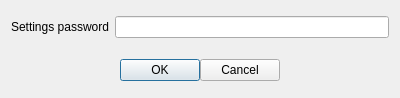
<?xml version="1.0" encoding="UTF-8"?>
<ui version="4.0">
 <class>dlgSettingsPassword</class>
 <widget class="QDialog" name="dlgSettingsPassword">
  <property name="geometry">
   <rect>
    <x>0</x>
    <y>0</y>
    <width>400</width>
    <height>98</height>
   </rect>
  </property>
  <property name="windowTitle">
   <string>Settings password</string>
  </property>
  <layout class="QGridLayout" name="gridLayout_2">
   <item row="0" column="0">
    <layout class="QGridLayout" name="gridLayout">
     <property name="verticalSpacing">
      <number>21</number>
     </property>
     <item row="0" column="1">
      <widget class="QLineEdit" name="lnSettingsPassword">
       <property name="echoMode">
        <enum>QLineEdit::Password</enum>
       </property>
      </widget>
     </item>
     <item row="0" column="0">
      <widget class="QLabel" name="label">
       <property name="text">
        <string>Settings password</string>
       </property>
      </widget>
     </item>
     <item row="1" column="0" colspan="2">
      <layout class="QHBoxLayout" name="horizontalLayout">
       <item>
        <spacer name="horizontalSpacer">
         <property name="orientation">
          <enum>Qt::Horizontal</enum>
         </property>
         <property name="sizeHint" stdset="0">
          <size>
           <width>40</width>
           <height>20</height>
          </size>
         </property>
        </spacer>
       </item>
       <item>
        <widget class="QPushButton" name="btnOk">
         <property name="text">
          <string>OK</string>
         </property>
         <property name="icon">
          <iconset>
           <normaloff>:/res/ok.png</normaloff>:/res/ok.png</iconset>
         </property>
        </widget>
       </item>
       <item>
        <widget class="QPushButton" name="btnCancel">
         <property name="text">
          <string>Cancel</string>
         </property>
         <property name="icon">
          <iconset>
           <normaloff>:/res/cancel.png</normaloff>:/res/cancel.png</iconset>
         </property>
        </widget>
       </item>
       <item>
        <spacer name="horizontalSpacer_2">
         <property name="orientation">
          <enum>Qt::Horizontal</enum>
         </property>
         <property name="sizeHint" stdset="0">
          <size>
           <width>40</width>
           <height>20</height>
          </size>
         </property>
        </spacer>
       </item>
      </layout>
     </item>
    </layout>
   </item>
  </layout>
 </widget>
 <resources/>
 <connections/>
</ui>
